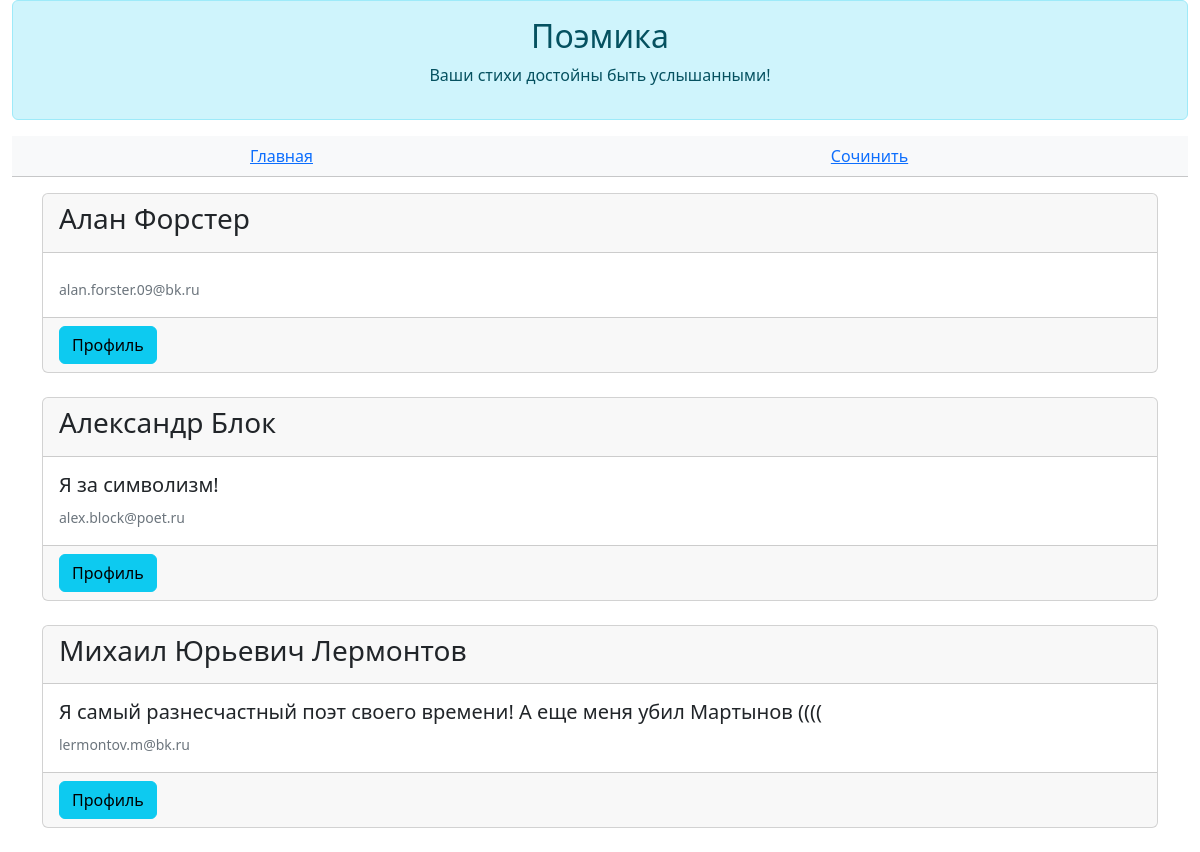
Page /authors on the earlier database version.
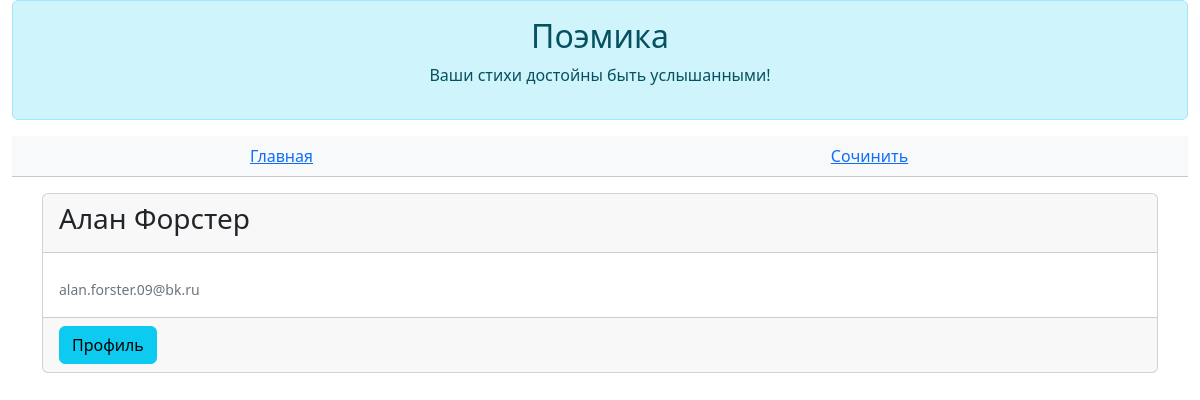
Same page on the later database version.
### data/all_models.py (models this page shows)
class User(SqlAlchemyBase, UserMixin, SerializerMixin):
    __tablename__ = "users"
    id = sqlalchemy.Column(sqlalchemy.Integer, primary_key=True, autoincrement=True)
    login = sqlalchemy.Column(sqlalchemy.String)
    name = sqlalchemy.Column(sqlalchemy.String, default="Неизвестный")
    email = sqlalchemy.Column(sqlalchemy.String, unique=True)
    description = sqlalchemy.Column(sqlalchemy.Text, default="Я поэт, тем и интересен")
    hashed_password = sqlalchemy.Column(sqlalchemy.String)
    poems = orm.relationship("Poem", back_populates="author")

### main.py (the view)
@author_actions.route("/authors")
def authors():
    users = db.query(User).order_by(User.login).all()
    return flask.render_template("authors.html", users=users)

### templates/authors.html
{% extends 'base.html' %}
{% block _header %}
    <table class="table table-light text-center">
        <tbody>
            <tr>
                <td>
                    <a href="/">Главная</a>
                </td>
                <td>
                    <a href="/poem/create">Сочинить</a>
                </td>
            </tr>
        </tbody>
    </table>
{% endblock %}
{% block _body %}
    {% for user in users %}
        <div class="card">
            <div class="card-header">
                <h3>{{user.login}}</h3>
            </div>
            <div class="card-body">
                <h5 class="card-text">{{user.description}}</h5>
                <small class="card-title"><span class="text-secondary">{{user.email}}</span></small>
            </div>
            <div class="card-footer">
                <button class="btn btn-info" onclick="location.href='/authors/{{user.id}}'">Профиль</button>
            </div>
        </div>
        <br/>
    {% endfor %}
{% endblock %}

Differences in the rows shown:
removed User: login "Александр Блок", description "Я за символизм!", email "alex.block@poet.ru"
removed User: login "Михаил Юрьевич Лермонтов", description "Я самый разнесчастный поэт своего времени! А еще меня убил Мартынов ((((", email "lermontov.m@bk.ru"
